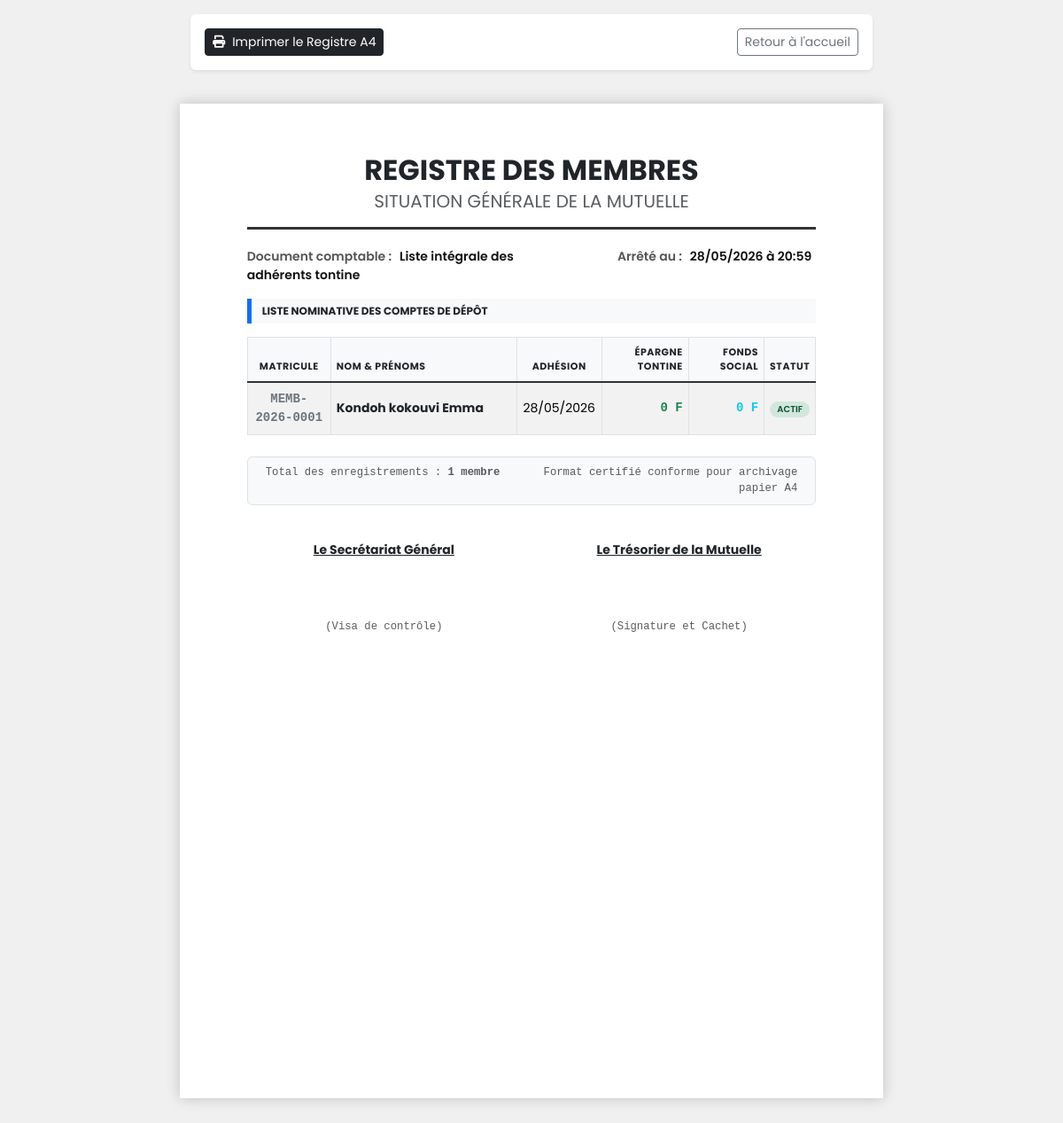
Screenshot of /mutuelle/rapport_membres_mutuelle.php (signed in) with the database file from the repository.
### tables this page shows
CREATE TABLE IF NOT EXISTS `mutuelle_comptes` (
  `id` int NOT NULL AUTO_INCREMENT,
  `membre_id` int NOT NULL,
  `date_adhesion` date NOT NULL,
  `mise_journaliere` decimal(15,2) NOT NULL DEFAULT '0.00',
  `frais_tenue_mensuel` decimal(15,2) GENERATED ALWAYS AS ((`mise_journaliere` / 2)) STORED,
  `solde_tontine` decimal(15,2) DEFAULT '0.00',
  `solde_social` decimal(15,2) DEFAULT '0.00',
  `statut` enum('ACTIF','INACTIF','SUSPENDU') DEFAULT 'ACTIF',
  `created_at` timestamp NULL DEFAULT CURRENT_TIMESTAMP,
  PRIMARY KEY (`id`),
  UNIQUE KEY `unique_membre` (`membre_id`)
);

CREATE TABLE IF NOT EXISTS `membres` (
  `id` int NOT NULL AUTO_INCREMENT,
  `matricule` varchar(20) NOT NULL,
  `nom` varchar(100) NOT NULL,
  `prenoms` varchar(150) NOT NULL,
  `sexe` enum('Masculin','Feminin') NOT NULL,
  `date_naissance` date DEFAULT NULL,
  `lieu_naissance` varchar(100) DEFAULT NULL,
  `profession` varchar(100) DEFAULT NULL,
  `eglise_provenance` varchar(150) DEFAULT NULL,
  `date_arrivee` date DEFAULT NULL,
  `baptise` tinyint(1) DEFAULT '0',
  `date_bapteme` date DEFAULT NULL,
  `lieu_bapteme` varchar(150) DEFAULT NULL,
  `engagement_moral` tinyint(1) DEFAULT '0',
  `groupe_action` enum('Hommes','Femmes','Jeunesses','Enfants') DEFAULT NULL,
  `qualite` enum('Membre','Ami','Enfant') DEFAULT NULL,
  `statut_membre` enum('Actif','Inactif','Abandon','Depart') DEFAULT 'Actif',
  `telephone1` varchar(20) DEFAULT NULL,
  `telephone2` varchar(20) DEFAULT NULL,
  `email` varchar(100) DEFAULT NULL,
  `quartier` varchar(100) DEFAULT NULL,
  `situation_matrimoniale` enum('Marié(e)','Célibataire','Veuf(ve)','Divorcé(e)') DEFAULT 'Célibataire',
  `date_mariage` date DEFAULT NULL,
  `lieu_mariage` varchar(150) DEFAULT NULL,
  `nom_conjoint` varchar(200) DEFAULT NULL,
  `nombre_enfants` int DEFAULT '0',
  `photo` varchar(255) DEFAULT NULL,
  `commentaire` text,
  `date_enregistrement` timestamp NULL DEFAULT CURRENT_TIMESTAMP,
  `utilisateur_id` int DEFAULT NULL,
  PRIMARY KEY (`id`),
  UNIQUE KEY `matricule` (`matricule`),
  KEY `utilisateur_id` (`utilisateur_id`)
);

### mutuelle/rapport_membres_mutuelle.php (the view, shortened to what this page needs)
<?php
require_once "../config/database.php";
$sql = "SELECT mc.*, m.nom, m.prenoms, m.matricule
        FROM mutuelle_comptes mc
        JOIN membres m ON mc.membre_id = m.id
        ORDER BY m.nom ASC";
$adherents = $pdo->query($sql)->fetchAll();
?>
<!DOCTYPE html>
<html lang="fr">
<head>
    <link href="https://cdn.jsdelivr.net/npm/bootstrap@5.3.3/dist/css/bootstrap.min.css" rel="stylesheet">
    <link rel="stylesheet" href="https://cdnjs.cloudflare.com/ajax/libs/font-awesome/6.0.0/css/all.min.css">
</head>
<body>
<div class="container text-center mt-3 no-print" style="max-width: 210mm;">
    <div class="d-flex justify-content-between align-items-center bg-white p-3 rounded shadow-sm">
        <div class="d-flex gap-2">
            <button onclick="window.print()" class="btn btn-dark btn-sm">
                <i class="fa fa-print me-2"></i>Imprimer le Registre A4
            </button>
        </div>
        <a href="membres_mutuelle.php" class="btn btn-outline-secondary btn-sm">Retour à l'accueil</a>
    </div>
</div>
<div class="fiche-a4">
    <div class="header-fiche text-center">
        <h1 class="fs-2 mb-0" style="font-weight: bold;">REGISTRE DES MEMBRES</h1>
        <p class="fs-5 mb-1 text-muted text-uppercase">Situation Générale de la Mutuelle</p>
    </div>
    <div class="row mb-3">
        <div class="col-7">
            <span class="info-label">Document comptable :</span>
            <span class="info-value">Liste intégrale des adhérents tontine</span>
        </div>
        <div class="col-5 text-end">
            <span class="info-label">Arrêté au :</span>
            <span class="info-value"><?= date('d/m/Y à H:i') ?></span>
        </div>
    </div>
    <div class="section-title">Liste nominative des comptes de dépôt</div>
    <table class="table table-bordered table-registre table-striped mb-4">
        <thead>
            <tr>
                <th class="text-center" style="width: 15%;">Matricule</th>
                <th style="width: 36%;">Nom & Prénoms</th>
                <th class="text-center" style="width: 15%;">Adhésion</th>
                <th class="text-end" style="width: 16%;">Épargne tontine</th>
                <th class="text-end" style="width: 14%;">Fonds social</th>
                <th class="text-center" style="width: 14%;">Statut</th>
            </tr>
        </thead>
        <tbody>
            <?php if (count($adherents) > 0): ?>
                <?php foreach($adherents as $a): ?>
                <tr>
                    <td class="text-center fw-bold text-secondary font-monospace"><?= htmlspecialchars($a['matricule']) ?></td>
                    <td class="fw-bold text-dark"><?= htmlspecialchars($a['nom'] . ' ' . $a['prenoms']) ?></td>
                    <td class="text-center"><?= date('d/m/Y', strtotime($a['date_adhesion'])) ?></td>
                    <td class="text-end fw-bold text-success font-monospace"><?= number_format($a['solde_tontine'], 0, ',', ' ') ?> F</td>
                    <td class="text-end fw-bold text-info font-monospace"><?= number_format($a['solde_social'], 0, ',', ' ') ?> F</td>
                    <td class="text-center">
                        <span class="badge rounded-pill <?= $a['statut'] == 'ACTIF' ? 'badge-actif' : 'badge-inactif' ?> px-2 py-1">
                            <?= htmlspecialchars($a['statut']) ?>
                        </span>
                    </td>
                </tr>
                <?php endforeach; ?>
            <?php endif; ?>
        </tbody>
    </table>
    <div class="row bg-light border p-2 rounded mx-0 mb-4 font-monospace">
        <div class="col-6 small text-muted">
            <?php if(count($adherents) > 1): ?>
                Total des enregistrements : <strong><?= count($adherents) ?> membres</strong>
            <?php else: ?>
                Total des enregistrements : <strong><?= count($adherents) ?> membre</strong>
            <?php endif; ?>
        </div>
        <div class="col-6 text-end small text-muted">
            Format certifié conforme pour archivage papier A4
        </div>
    </div>
    <div class="row mt-4 pt-3">
        <div class="col-6 text-center">
            <p class="mb-4 fw-bold text-decoration-underline">Le Secrétariat Général</p>
            <div style="height: 40px;"></div>
            <small class="text-muted font-monospace">(Visa de contrôle)</small>
        </div>
        <div class="col-6 text-center">
            <p class="mb-4 fw-bold text-decoration-underline">Le Trésorier de la Mutuelle</p>
            <div style="height: 40px;"></div>
            <small class="text-muted font-monospace">(Signature et Cachet)</small>
        </div>
    </div>
</div>
</body>
</html>

### mutuelle/rapport_membres_mutuelle.php (style rules this page uses)
body { background: #f0f0f0; font-family: 'poppins', sans-serif; font-size: 14px; }
.fiche-a4 { width: 210mm; min-height: 297mm; padding: 15mm 20mm; margin: 10mm auto; background: white; box-shadow: 0 0 15px rgba(0,0,0,0.2); position: relative; box-sizing: border-box; }
.header-fiche { border-bottom: 3px solid #333; margin-bottom: 20px; padding-bottom: 10px; }
.section-title { background: #f8f9fa; border-left: 5px solid #0d6efd; padding: 5px 12px; font-weight: bold; margin-top: 10px; margin-bottom: 15px; text-transform: uppercase; font-size: 12px; }
.info-label { font-weight: 550; color: #555; }
.info-value { padding: 3px 5px; font-weight: 600; color: #111; }
.table-registre th { text-transform: uppercase; font-size: 11px; letter-spacing: 0.5px; background-color: #f8f9fa !important; color: #212529; font-weight: 700; padding: 8px 6px; border-bottom: 2px solid #333 !important; }
.table-registre td { padding: 8px 6px; vertical-align: middle; }
.badge-actif { background-color: #d1e7dd; color: #0f5132; font-weight: 600; font-size: 10px; }

### rows the page displays
mutuelle_comptes: membre.matricule "MEMB-2026-0001", membre.prenoms "Kondoh kokouvi Emma", date_adhesion "28/05/2026", solde_tontine "0", solde_social "0", statut "ACTIF"

### other values shown
count($adherents) "1"
